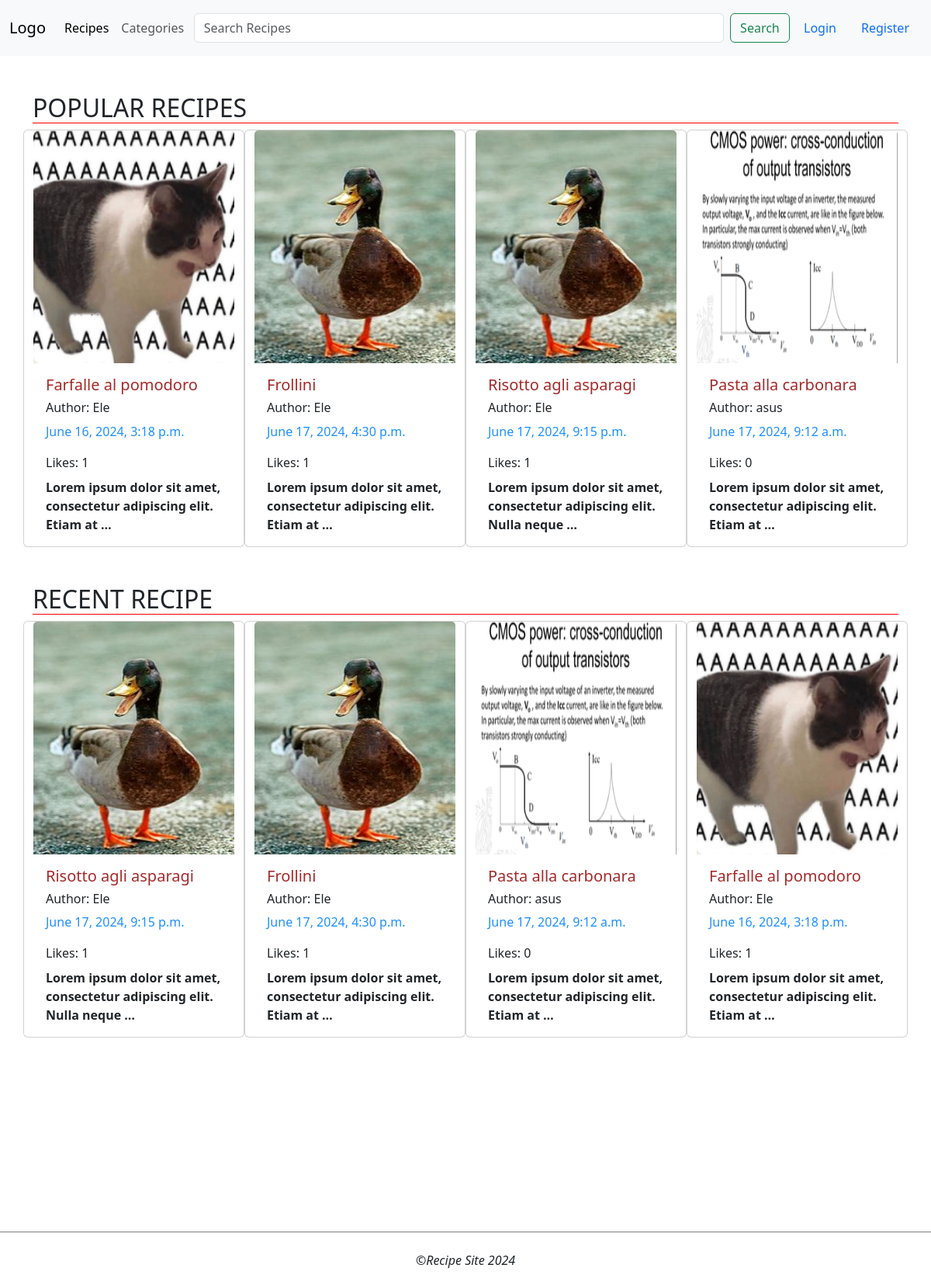
The page / on the database its author committed.
### recipes/models.py (models this page shows, shortened)
class Recipe(models.Model):
    DIFFICULTY_LEVELS = [
        (1, 'Very Easy'),
        (2, 'Easy'),
        (3, 'Medium'),
        (4, 'Hard'),
        (5, 'Very Hard'),
    ]
    image = models.ImageField(default='default.jpg', upload_to='recipesPics')
    title = models.CharField(max_length=100)
    description = models.TextField()
    content = models.TextField()
    date_posted = models.DateTimeField(default=timezone.now)
    author = models.ForeignKey(User, on_delete=models.CASCADE)
    difficulty = models.IntegerField(choices=DIFFICULTY_LEVELS, default=3)
    portions = models.IntegerField()
    cooking_time = models.IntegerField()
    ingredients = models.ManyToManyField(Ingredient, related_name='recipes')
    slug = models.SlugField(max_length=100, unique=True, blank=True)
    category = ManyToManyField(Category)
    likes = models.ManyToManyField(User, related_name='likes', blank=True)

### recipes/views.py (the view)
# urls.py: path('', recipe_views.HomeView, name='home'),
def HomeView(request):
    mostLikedRecipes = Recipe.objects.annotate(likeCount=Count('likes')).order_by('-likeCount')[:4]
    recentRecipes = Recipe.objects.order_by('-date_posted')[:4]
    return render(request, 'recipes/home.html', {'mostLiked': mostLikedRecipes, 'recent': recentRecipes})

### templates/recipes/home.html
{% extends "recipes/base.html" %}
{% load static %}
{% block content %}
    <section class="pt-4 mostLikedSection">
        <h2 class="sectionTitle"> POPULAR RECIPES</h2>
        <div class="row">
            {% for mostLiked in mostLiked %}
                <div class="col mr-1 card" style="width: 13.5rem;">
                   <a href={% url 'recipesDetail' slug=mostLiked.slug %}><img src="{{ mostLiked.image.url }}" class="card-img-top" alt="{{mostLiked.title}}Image}" width="300px" height="300px"></a>
                    <div class="card-body">
                        <a href={% url 'recipesDetail' slug=mostLiked.slug %}><h5 class="card-title">{{ mostLiked.title }}</h5></a>
                        <h6>Author: {{ mostLiked.author }} </h6>
                        <p style="color: dodgerblue"> {{ mostLiked.date_posted }}</p>
                        <span> Likes: {{ mostLiked.likes.count }}</span>
                        <p class="mt-2 card-text" style="font-weight: 700">{{ mostLiked.description|truncatewords:10 }}</p>
                    </div>
                </div>
            {% endfor %}
        </div>
    </section>
    <section class=" mt-4 pt-4 mostRecentRecipes">
        <h2 class="sectionTitle"> RECENT RECIPE</h2>
        <div class="row">
            {% for recent in recent %}
                <div class=" col card" style="width: 13.5rem;">
                    <a href={% url 'recipesDetail' slug=recent.slug %}><img src="{{ recent.image.url }}" class="card-img-top" alt="{{recent.title}}Image}" width="300px" height="300px"></a>
                    <div class="card-body">
                        <a href={% url 'recipesDetail' slug=recent.slug %}><h5 class="card-title">{{ recent.title }}</h5></a>
                        <h6>Author: {{ recent.author }} </h6>
                        <p class="dateString"> {{ recent.date_posted }}</p>
                        <span> Likes: {{ recent.likes.count }}</span>
                        <p class="mt-2 card-text"><strong>{{ recent.description|truncatewords:10 }}</strong></p>
                    </div>
                </div>
            {% endfor %}
        </div>
    </section>
{% endblock content %}

### templates/recipes/base.html (shortened to what this page needs)
{% load static %}
<!DOCTYPE html>
<html lang="en">
<head>
    <link href="https://cdn.jsdelivr.net/npm/bootstrap@5.3.3/dist/css/bootstrap.min.css" rel="stylesheet">
    <link rel="stylesheet" href="{% static 'style.css' %}">
</head>
<body>
<nav class="navbar navbar-expand-lg bg-body-tertiary sticky-top">
  <div class="container-fluid">
    <a class="navbar-brand" href={% url 'home' %} >Logo</a>
    <div class="collapse navbar-collapse" id="navbarSupportedContent">
      <ul class="navbar-nav me-auto mb-2 mb-lg-0">
        <li class="nav-item">
          <a class="nav-link active" aria-current="page" href={% url 'recipes' %}>Recipes</a>
        </li>
        <li class="nav-item">
          <a class="nav-link" href={% url 'categories' %}>Categories</a>
        </li>
      </ul>
    <div class="mx-auto searchPlace" style="width: 69%">
      <form class="d-flex" action="{% url 'recipeSearch' %}" role="search" method="get">
        <input class="form-control me-2" type="search" placeholder="Search Recipes" aria-label="Search" name="q">
        <button class="btn btn-outline-success" type="submit">Search</button>
      </form>
    </div>
        <ul class="navbar nav mb-2 mb-lg-0 end">
            {% if user.is_authenticated %}
            <li class="nav-item">
                <a class="nav-link " aria-current="page" href={% url 'profile' %} >Profile</a>
            </li>
           	<li class="nav-item">
                <a class="nav-link " aria-current="page" href={% url 'logout' %} >Logout</a>
            </li>
             {% else %}
            <li class="nav-item">
                <a class="nav-link " aria-current="page" href={% url 'login' %} >Login</a>
            </li>
            <li class="nav-item">
                <a class="nav-link" href={% url 'register' %}>Register</a>
            </li>
        </ul>
        {% endif %}
    </div>
  </div>
</nav>
 <main class="container mt-4">
        {% block content %}
        {% endblock %}
</main>
<footer class="text-center pt-4">
    <p>&copy;<i>Recipe Site 2024</i></p>
</footer>
</body>
</html>

### recipes/static/style.css (style rules this page uses)
.sectionTitle { border-bottom: 1px solid red; }
a { text-decoration: none; color: black; }
.dateString { color: dodgerblue; }
.card-title { color: brown; }
footer { border-top: 1px solid gray; margin-top: 250px; }

### rows shown on the page
Recipe: image (picture), title "Farfalle al pomodoro", author "Ele", date_posted "June 16, 2024, 3:18 p.m.", likes.count "1", description "Lorem ipsum dolor sit amet, consectetur adipiscing elit. Etiam at …"
Recipe: image (placeholder picture), title "Frollini", author "Ele", date_posted "June 17, 2024, 4:30 p.m.", likes.count "1", description "Lorem ipsum dolor sit amet, consectetur adipiscing elit. Etiam at …"
Recipe: image (placeholder picture), title "Risotto agli asparagi", author "Ele", date_posted "June 17, 2024, 9:15 p.m.", likes.count "1", description "Lorem ipsum dolor sit amet, consectetur adipiscing elit. Nulla neque …"
Recipe: image (picture), title "Pasta alla carbonara", author "asus", date_posted "June 17, 2024, 9:12 a.m.", likes.count "0", description "Lorem ipsum dolor sit amet, consectetur adipiscing elit. Etiam at …"
